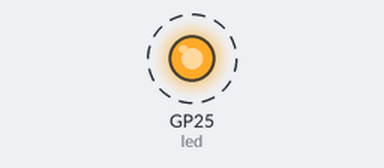
The program below on a simulated Raspberry Pi Pico running MicroPython. Shown: output pins drawn as LEDs (lit = HIGH). Dashed ring = blinking.

Above: at 0.5 s.
Timing chart, 0 to 4.6 s (numbered marks = the images above):
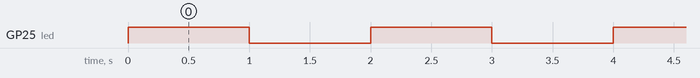

The program:

led.py
```python
# Raspberrypi Pico W
import machine
import time

led=machine.Pin("WL_GPIO0", machine.Pin.OUT) #WL_GPIOO Correccion del pin interno de la tarjeta R-pi Pico W

while True:
    led.value(True) 	#turn on the LED
    time.sleep(1)   	#wait for one second
    led.value(False)  	#turn off the LED
    time.sleep(1)   	#wait for one second
```

Measured:
- by itself, GP25 (led): alternates HIGH for 1.0 s and LOW for 1.0 s
